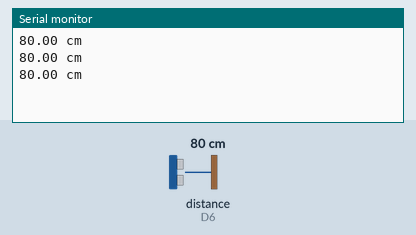
This sketch was run on a simulated ESP8266 (NodeMCU). Shown: the last lines printed to the serial monitor. The inputs (shaded band) are chosen by the test bench; at power-on: distance to the obstacle (sensor on D6) 80 cm.

Above: at 1.8 s.
1.9 s: distance to the obstacle (sensor on D6) set to 2 cm
At 2.4 s:
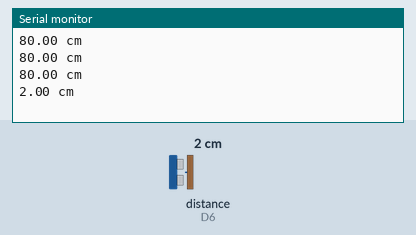
3.4 s: distance to the obstacle (sensor on D6) set to 4 cm
At 3.9 s:
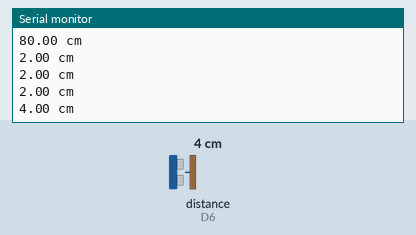
Timing chart, 0 to 6.4 s (numbered marks = the images above; inputs shaded):
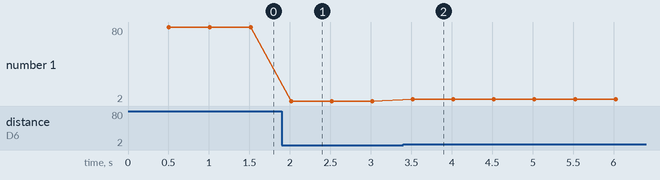

Measured:
- after the input at 1.9 s, the serial monitor: prints a new line after 0.12 s (image 1)
- after the input at 3.4 s, the serial monitor: prints a new line after 0.12 s (image 2)
- plotted number 1: 80 → 2 after the input at 1.9 s, 2 → 4 after the input at 3.4 s

The sketch:

node_test_ultrasonic.ino
```cpp
#include <HCSR04.h>

UltraSonicDistanceSensor sensor(D5,D6);//Transmit and Recieve:
int dist=0;
void setup() {
  //Initialise:
Serial.begin(9600);
}
void loop()
{
 delay(500);
 double dist = sensor.measureDistanceCm();//To measure the distance im cm:
 Serial.print(dist);
 Serial.println(" cm");
}
```
